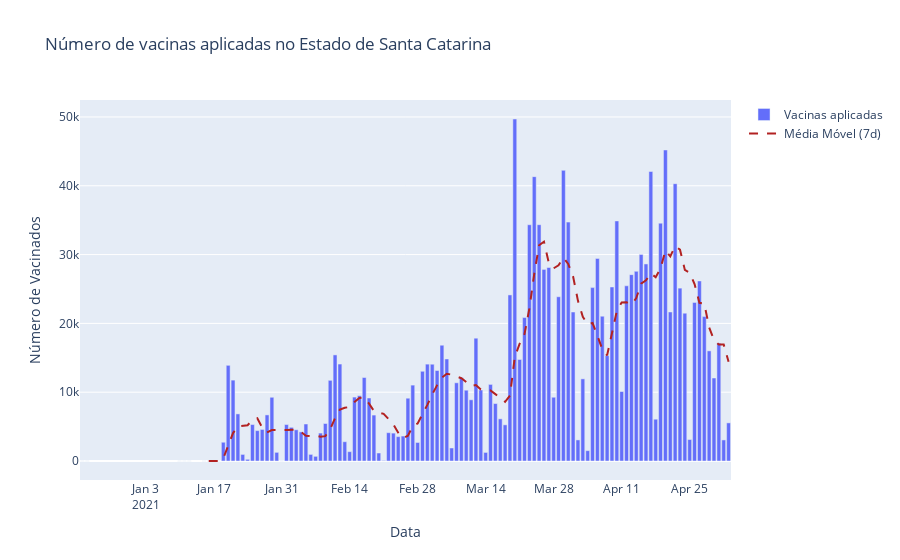

This figure's notebook cell:
### Markdown cell above
Atualização de Layout: título principal e dos eixos x e y

### Code cell
fig.update_layout(title='Número de vacinas aplicadas no Estado de Santa Catarina',
                   xaxis_title='Data',
                   yaxis_title='Número de Vacinados')
